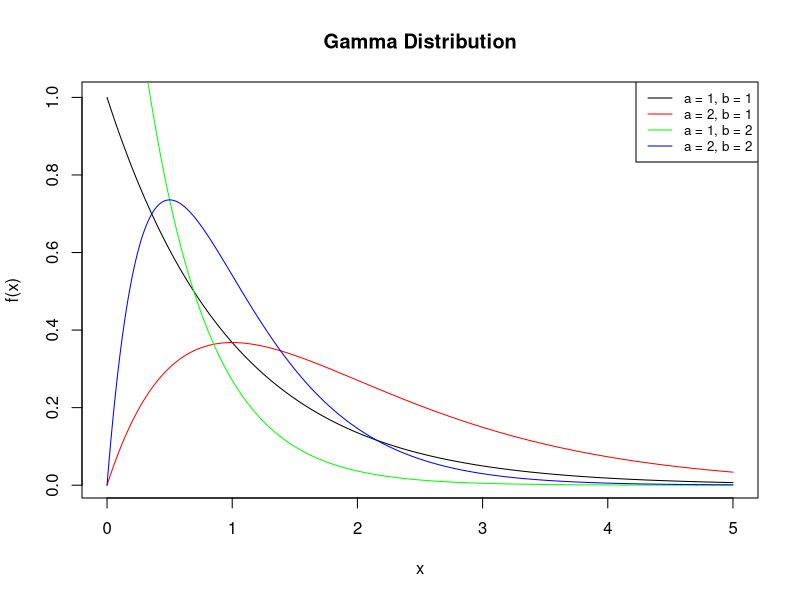

The R script that drew this image:
#Function for pdf of Gamma Distribution
G <- function(x, a, b) {
  return((b ^ a / gamma(a)) * x ^ (a - 1) * exp(-b * x))
}

x <- seq(0, 5, 0.0001)

#plotting the function for a = 1, 2, 1, 2 and b = 1, 1, 2, 2
plot(x, G(x, 1, 1), type = "l", xlab = "x", ylab = "f(x)", main = "Gamma Distribution")
lines(x, G(x, 2, 1), col = "red")
lines(x, G(x, 1, 2), col = "green")
lines(x, G(x, 2, 2), col = "blue")
legend("topright", legend = c("a = 1, b = 1", "a = 2, b = 1", "a = 1, b = 2", "a = 2, b = 2"), col = c("black", "red", "green", "blue"), lty = 1, cex = 0.8)
